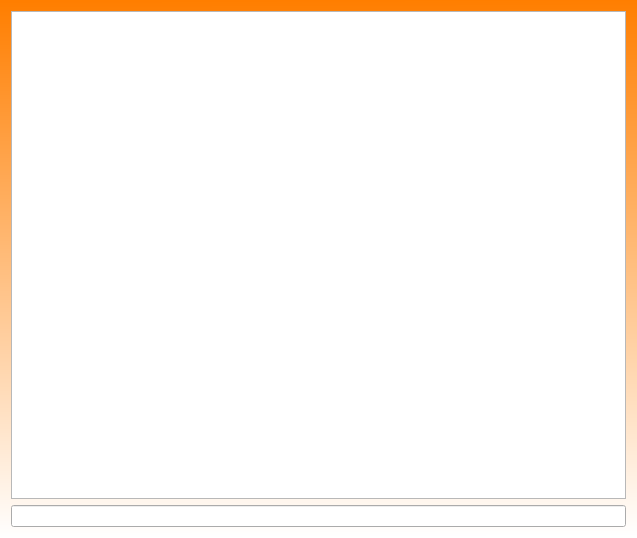
<?xml version="1.0" encoding="UTF-8"?>
<ui version="4.0">
 <class>Monitor</class>
 <widget class="QWidget" name="Monitor">
  <property name="geometry">
   <rect>
    <x>0</x>
    <y>0</y>
    <width>637</width>
    <height>538</height>
   </rect>
  </property>
  <property name="windowTitle">
   <string>Twitch Chat Monitor</string>
  </property>
  <property name="windowIcon">
   <iconset resource="localRes.qrc">
    <normaloff>:/core/res/twitchBotIcon.png</normaloff>:/core/res/twitchBotIcon.png</iconset>
  </property>
  <property name="styleSheet">
   <string notr="true">#Monitor{
background-color: qlineargradient(spread:pad, x1:0.489, y1:0, x2:0.494, y2:1, stop:0 rgba(255, 126, 0, 255), stop:1 rgba(255, 255, 255, 255));}</string>
  </property>
  <layout class="QGridLayout" name="gridLayout">
   <item row="0" column="0">
    <widget class="QListView" name="m_DataView"/>
   </item>
   <item row="1" column="0">
    <widget class="QLineEdit" name="developer_sendRaw">
     <property name="enabled">
      <bool>true</bool>
     </property>
     <property name="clearButtonEnabled">
      <bool>false</bool>
     </property>
    </widget>
   </item>
  </layout>
 </widget>
 <resources>
  <include location="localRes.qrc"/>
 </resources>
 <connections/>
</ui>
